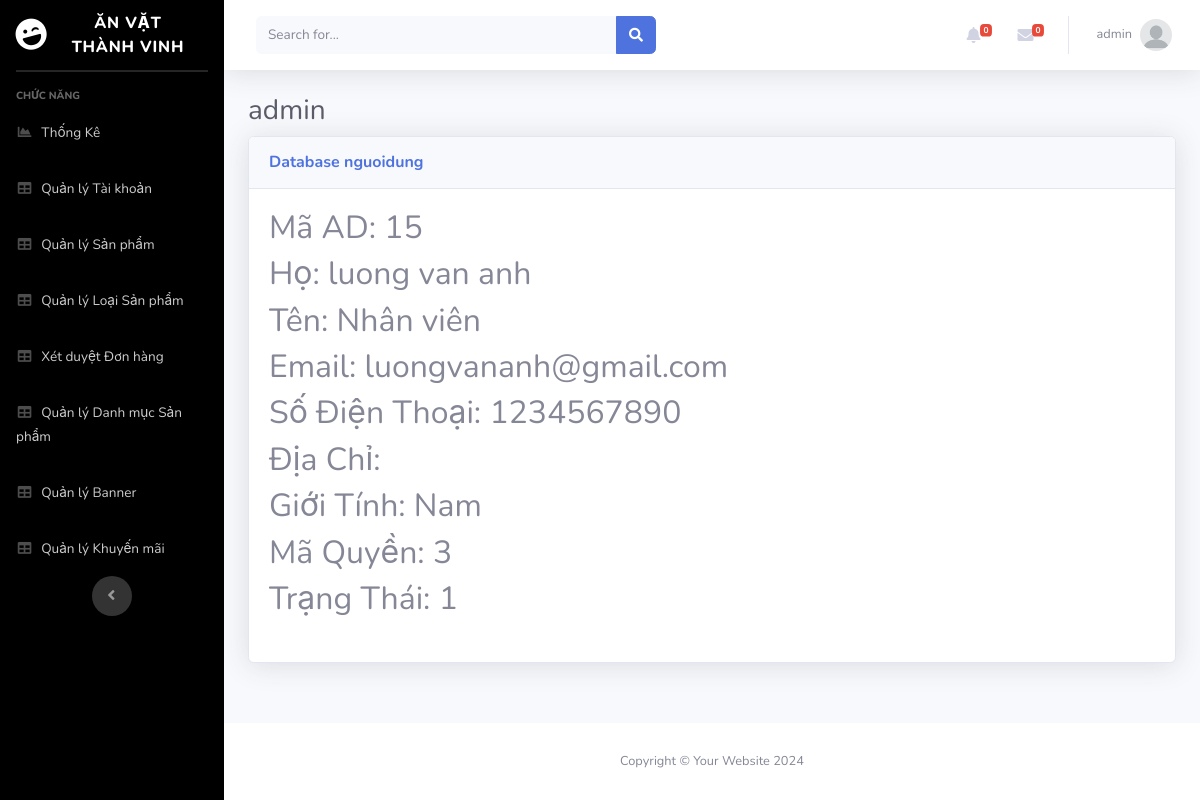
Page /Admin/index.php?mod=nguoidung&act=detail&id=15 (signed in) on the committed database.
### tables this page shows
CREATE TABLE `nguoidung` (
  `MaND` int(11) NOT NULL,
  `Ho` varchar(20) NOT NULL,
  `Ten` varchar(20) NOT NULL,
  `GioiTinh` varchar(10) NOT NULL,
  `SDT` varchar(20) DEFAULT NULL,
  `Email` varchar(50) NOT NULL,
  `DiaChi` varchar(200) NOT NULL,
  `TaiKhoan` varchar(100) NOT NULL,
  `MatKhau` varchar(100) NOT NULL,
  `MaQuyen` int(11) NOT NULL,
  `TrangThai` int(11) NOT NULL
);

### Admin/MVC/controllers/NguoiDungController.php (called while the page is built, shortened)
<?php
class NguoiDungController
{
    var $nguoidung_model;
    public function __construct()
    {
        $this->nguoidung_model = new nguoidung();
    }
    public function detail()
    {
        $id = isset($_GET['id']) ? $_GET['id'] : 1;
        $data = $this->nguoidung_model->find($id);
        require_once("MVC/Views/Admin/index.php");
    }
}

### Admin/MVC/Models/connection.php (called while the page is built, shortened)
<?php
    class Connection{
        function __construct()
        {
            $severname ="localhost";
            $username ="root";
            $password ="";
            $db_name ="bandoan";
            $this->conn = new mysqli($severname,$username,$password,$db_name);
        }
    }
?>

### Admin/MVC/Models/model.php (called while the page is built, shortened)
<?php
require_once("connection.php");
class Model
{
    var $conn;
    var $table;
    var $contens;
    function __construct()
    {
        $conn_obj = new Connection();
        $this->conn = $conn_obj->conn;
    }
    function find($id)
    {
        $query = "select * from $this->table where $this->contens =$id";
        return $this->conn->query($query)->fetch_assoc();
    }
}

### Admin/MVC/Views/nguoidung/detail.php (the view)
<table class="table table-bordered" id="dataTable" width="100%" cellspacing="0">
    <h2>Mã AD: <?=$data['MaND']?></h2>
    <h2>Họ: <?=$data['Ho'] ?></h2>
    <h2>Tên: <?=$data['Ten']?></h2>
    <h2>Email: <?=$data['Email'] ?></h2>
    <h2>Số Điện Thoại: <?=$data['SDT'] ?></h2>
    <h2>Địa Chỉ: <?=$data['DiaChi']?></h2>
    <h2>Giới Tính: <?=$data['GioiTinh'] ?></h2>
    <h2>Mã Quyền: <?=$data['MaQuyen'] ?></h2>
    <h2>Trạng Thái: <?=$data['TrangThai'] ?></h2>
</table>

### rows in the picture
nguoidung: MaND "15", Ho "luong van anh", Ten "Nhân viên", Email "luongvananh@gmail.com", SDT "1234567890", GioiTinh "Nam", MaQuyen "3", TrangThai "1"

### other values in the picture
$_SESSION['login']['TaiKhoan'] "admin"
$mod "nguoidung"
